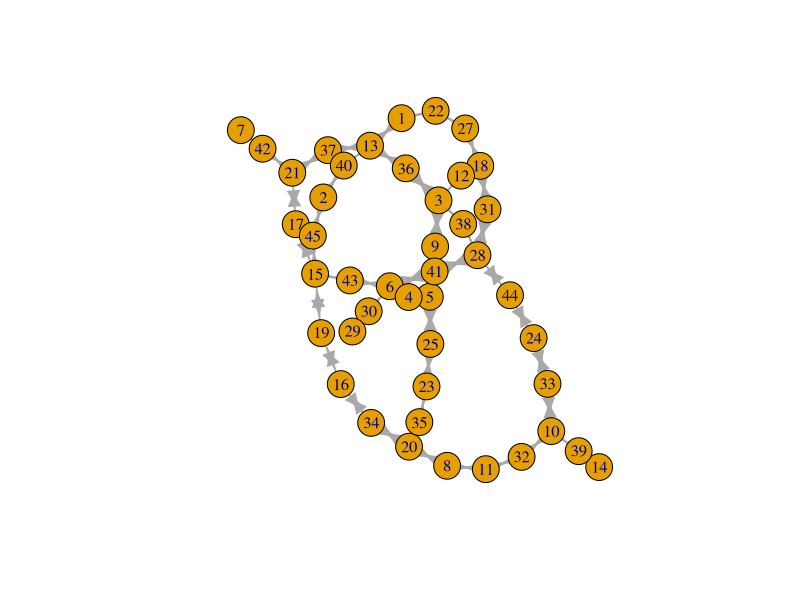

Generate this figure with R:
setwd('D:/Documents/Studium/Kogni_Tuebingen/Bachelorarbeit/thesis/tristan_graph_data')

library(igraph)

dat_vertices <- read.table('small_graph_vertices.txt',header=TRUE)
dat_edges <- read.table('small_graph_edges.txt',header=TRUE)
#dat <- read.graph('graph.vim')

small_graph <- graph_from_data_frame(head(dat_edges[1:2]))
medium_graph <- graph_from_data_frame(head(dat_edges[1:2],50))
medium_graph <- graph_from_data_frame(head(dat_edges[1:2],100))
#medium_graph <- graph_from_data_frame(head(dat_edges[1:2],1000))
graph <- graph_from_data_frame(dat_edges[1:2])
#test <- graph_from_data_frame(dat_edges[1:2],vertices=dat_vertices[2:3])
plot(medium_graph)
#plot(graph)
#plot(dat_vertices[2:3],type='o',pch=20)
